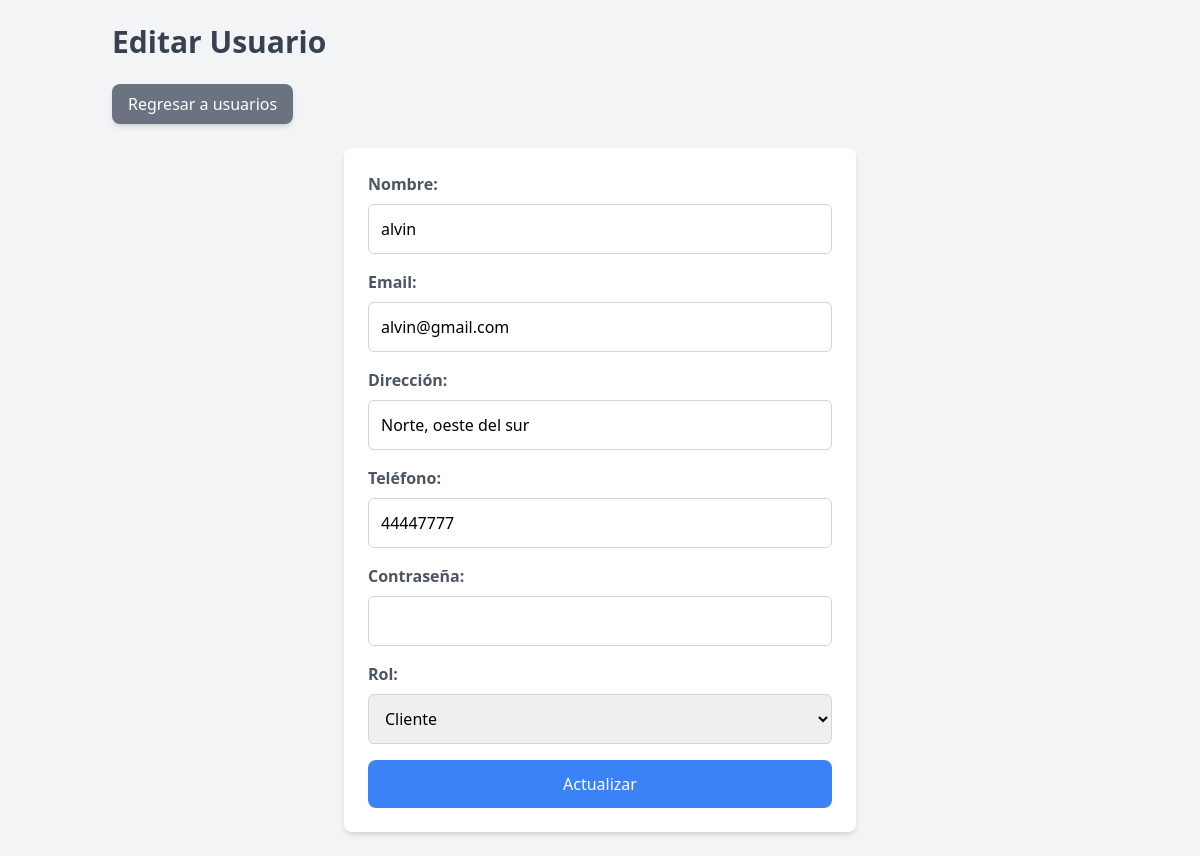
/views/usuarios/form.php?id=2 (signed in), run on the app's committed database.
### tables this page shows
CREATE TABLE `usuarios` (
  `usuario_id` int NOT NULL AUTO_INCREMENT,
  `nombre` varchar(100) NOT NULL,
  `email` varchar(100) NOT NULL,
  `direccion` varchar(255) DEFAULT NULL,
  `telefono` varchar(15) DEFAULT NULL,
  `password` varchar(255) NOT NULL,
  `rol` enum('cliente','admin') NOT NULL DEFAULT 'cliente',
  `fecha_registro` datetime DEFAULT CURRENT_TIMESTAMP,
  PRIMARY KEY (`usuario_id`),
  UNIQUE KEY `email` (`email`)
);

### models/Usuario.php (called while the page is built, shortened)
<?php
class Usuario {
    private $pdo;
    public function __construct($pdo) {
        $this->pdo = $pdo;
    }
    public function getById($id) {
        $stmt = $this->pdo->prepare("SELECT * FROM Usuarios WHERE usuario_id = ?");
        $stmt->execute([$id]);
        return $stmt->fetch(PDO::FETCH_ASSOC);
    }
}
?>

### views/usuarios/form.php (the view, shortened to what this page needs)
<?php
require_once '../../config/db.php';
require_once '../../models/Usuario.php';
$usuarioModel = new Usuario($pdo);
$usuario = null;
if (isset($_GET['id'])) {
    $usuario = $usuarioModel->getById($_GET['id']);
}
?>
<!DOCTYPE html>
<html lang="es">
<head>
    <script src="https://cdn.tailwindcss.com"></script>
</head>
<body class="bg-gray-100">
    <div class="container mx-auto p-6">
        <h1 class="text-3xl font-bold text-gray-700 mb-6"><?= $usuario ? 'Editar Usuario' : 'Crear Usuario' ?></h1>
        <a href="index.php" class="inline-block text-white bg-gray-500 hover:bg-gray-600 py-2 px-4 rounded-lg shadow-md mb-6">Regresar a usuarios</a>
        <form action="../../controllers/UsuarioController.php" method="POST" class="bg-white p-6 rounded-lg shadow-md max-w-lg mx-auto">
            <label for="nombre" class="block text-gray-600 font-semibold mb-2">Nombre:</label>
            <input type="text" name="nombre" value="<?= $usuario['nombre'] ?? '' ?>" required class="w-full p-3 mb-4 border border-gray-300 rounded-md">
            <label for="email" class="block text-gray-600 font-semibold mb-2">Email:</label>
            <input type="email" name="email" value="<?= $usuario['email'] ?? '' ?>" required class="w-full p-3 mb-4 border border-gray-300 rounded-md">
            <label for="direccion" class="block text-gray-600 font-semibold mb-2">Dirección:</label>
            <input type="text" name="direccion" value="<?= $usuario['direccion'] ?? '' ?>" class="w-full p-3 mb-4 border border-gray-300 rounded-md">
            <label for="telefono" class="block text-gray-600 font-semibold mb-2">Teléfono:</label>
            <input type="text" name="telefono" value="<?= $usuario['telefono'] ?? '' ?>" class="w-full p-3 mb-4 border border-gray-300 rounded-md">
            <label for="password" class="block text-gray-600 font-semibold mb-2">Contraseña:</label>
            <input type="password" name="password" <?= $usuario ? '' : 'required' ?> class="w-full p-3 mb-4 border border-gray-300 rounded-md">
            <label for="rol" class="block text-gray-600 font-semibold mb-2">Rol:</label>
            <select name="rol" required class="w-full p-3 mb-4 border border-gray-300 rounded-md">
                <option value="cliente" <?= ($usuario['rol'] ?? '') === 'cliente' ? 'selected' : '' ?>>Cliente</option>
            </select>
            <button type="submit" class="w-full py-3 px-4 bg-blue-500 hover:bg-blue-600 text-white rounded-lg"> <?= $usuario ? 'Actualizar' : 'Crear' ?></button>
        </form>
    </div>
</body>
</html>

### data on the page
usuarios: nombre "alvin", email "alvin@gmail.com", direccion "Norte, oeste del sur", telefono "44447777", rol "Cliente"
